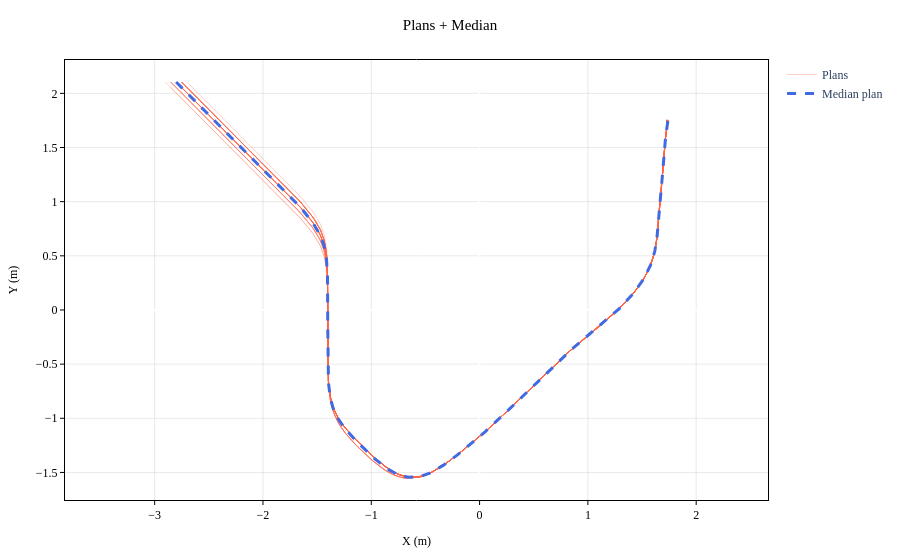

Notebook code for this chart:
### Markdown cell above
**Planos 2 câmeras: todos os planos reamostrados** com mediana calculada ponto a ponto.

### Code cell
fig = go.Figure()

for i, (px, py) in enumerate(p for p in plans_resampled_2cam if p is not None):
    fig.add_trace(go.Scatter(
        x=px, y=py,
        mode='lines', name=f'Plans',
        line=dict(color='tomato', width=1),
        opacity=0.3,
        showlegend=(i == 0)
    ))

fig.add_trace(go.Scatter(
    x=median_plan_x_2cam, y=median_plan_y_2cam,
    mode='lines', name='Median plan',
    line=dict(color='royalblue', dash='dash', width=3)
))

fig.update_layout(
    title='Plans + Median',
    xaxis_title='X (m)', yaxis_title='Y (m)',
    yaxis_scaleanchor='x', hovermode='closest'
)
apply_ieee_style(fig)
save_fig(fig, 'wc_plans_2cam_median.svg')
fig.show()

### Figure 1 — Plotly figure (JSON) as saved in the notebook; plotly's stock layout.template omitted (floating-point values rounded to 4 significant figures; data arrays with more than 128 entries replaced by an {"elided": "..."} marker saying what was removed)
{"data": [{"line": {"color": "tomato", "width": 1}, "mode": "lines", "name": "Plans", "opacity": 0.3, "showlegend": true, "type": "scatter", "x": {"elided": "500 float values"}, "y": {"elided": "500 float values"}}, {"line": {"color": "tomato", "width": 1}, "mode": "lines", "name": "Plans", "opacity": 0.3, "showlegend": false, "type": "scatter", "x": {"elided": "500 float values"}, "y": {"elided": "500 float values"}}, {"line": {"color": "tomato", "width": 1}, "mode": "lines", "name": "Plans", "opacity": 0.3, "showlegend": false, "type": "scatter", "x": {"elided": "500 float values"}, "y": {"elided": "500 float values"}}, {"line": {"color": "tomato", "width": 1}, "mode": "lines", "name": "Plans", "opacity": 0.3, "showlegend": false, "type": "scatter", "x": {"elided": "500 float values"}, "y": {"elided": "500 float values"}}, {"line": {"color": "tomato", "width": 1}, "mode": "lines", "name": "Plans", "opacity": 0.3, "showlegend": false, "type": "scatter", "x": {"elided": "500 float values"}, "y": {"elided": "500 float values"}}, {"line": {"color": "tomato", "width": 1}, "mode": "lines", "name": "Plans", "opacity": 0.3, "showlegend": false, "type": "scatter", "x": {"elided": "500 float values"}, "y": {"elided": "500 float values"}}, {"line": {"color": "tomato", "width": 1}, "mode": "lines", "name": "Plans", "opacity": 0.3, "showlegend": false, "type": "scatter", "x": {"elided": "500 float values"}, "y": {"elided": "500 float values"}}, {"line": {"color": "tomato", "width": 1}, "mode": "lines", "name": "Plans", "opacity": 0.3, "showlegend": false, "type": "scatter", "x": {"elided": "500 float values"}, "y": {"elided": "500 float values"}}, {"line": {"color": "tomato", "width": 1}, "mode": "lines", "name": "Plans", "opacity": 0.3, "showlegend": false, "type": "scatter", "x": {"elided": "500 float values"}, "y": {"elided": "500 float values"}}, {"line": {"color": "tomato", "width": 1}, "mode": "lines", "name": "Plans", "opacity": 0.3, "showlegend": false, "type": "scatter", "x": {"elided": "500 float values"}, "y": {"elided": "500 float values"}}, {"line": {"color": "tomato", "width": 1}, "mode": "lines", "name": "Plans", "opacity": 0.3, "showlegend": false, "type": "scatter", "x": {"elided": "500 float values"}, "y": {"elided": "500 float values"}}, {"line": {"color": "tomato", "width": 1}, "mode": "lines", "name": "Plans", "opacity": 0.3, "showlegend": false, "type": "scatter", "x": {"elided": "500 float values"}, "y": {"elided": "500 float values"}}, {"line": {"color": "tomato", "width": 1}, "mode": "lines", "name": "Plans", "opacity": 0.3, "showlegend": false, "type": "scatter", "x": {"elided": "500 float values"}, "y": {"elided": "500 float values"}}, {"line": {"color": "tomato", "width": 1}, "mode": "lines", "name": "Plans", "opacity": 0.3, "showlegend": false, "type": "scatter", "x": {"elided": "500 float values"}, "y": {"elided": "500 float values"}}, {"line": {"color": "tomato", "width": 1}, "mode": "lines", "name": "Plans", "opacity": 0.3, "showlegend": false, "type": "scatter", "x": {"elided": "500 float values"}, "y": {"elided": "500 float values"}}, {"line": {"color": "tomato", "width": 1}, "mode": "lines", "name": "Plans", "opacity": 0.3, "showlegend": false, "type": "scatter", "x": {"elided": "500 float values"}, "y": {"elided": "500 float values"}}, {"line": {"color": "tomato", "width": 1}, "mode": "lines", "name": "Plans", "opacity": 0.3, "showlegend": false, "type": "scatter", "x": {"elided": "500 float values"}, "y": {"elided": "500 float values"}}, {"line": {"color": "tomato", "width": 1}, "mode": "lines", "name": "Plans", "opacity": 0.3, "showlegend": false, "type": "scatter", "x": {"elided": "500 float values"}, "y": {"elided": "500 float values"}}, {"line": {"color": "tomato", "width": 1}, "mode": "lines", "name": "Plans", "opacity": 0.3, "showlegend": false, "type": "scatter", "x": {"elided": "500 float values"}, "y": {"elided": "500 float values"}}, {"line": {"color": "tomato", "width": 1}, "mode": "lines", "name": "Plans", "opacity": 0.3, "showlegend": false, "type": "scatter", "x": {"elided": "500 float values"}, "y": {"elided": "500 float values"}}, {"line": {"color": "tomato", "width": 1}, "mode": "lines", "name": "Plans", "opacity": 0.3, "showlegend": false, "type": "scatter", "x": {"elided": "500 float values"}, "y": {"elided": "500 float values"}}, {"line": {"color": "tomato", "width": 1}, "mode": "lines", "name": "Plans", "opacity": 0.3, "showlegend": false, "type": "scatter", "x": {"elided": "500 float values"}, "y": {"elided": "500 float values"}}, {"line": {"color": "tomato", "width": 1}, "mode": "lines", "name": "Plans", "opacity": 0.3, "showlegend": false, "type": "scatter", "x": {"elided": "500 float values"}, "y": {"elided": "500 float values"}}, {"line": {"color": "tomato", "width": 1}, "mode": "lines", "name": "Plans", "opacity": 0.3, "showlegend": false, "type": "scatter", "x": {"elided": "500 float values"}, "y": {"elided": "500 float values"}}, {"line": {"color": "tomato", "width": 1}, "mode": "lines", "name": "Plans", "opacity": 0.3, "showlegend": false, "type": "scatter", "x": {"elided": "500 float values"}, "y": {"elided": "500 float values"}}, {"line": {"color": "tomato", "width": 1}, "mode": "lines", "name": "Plans", "opacity": 0.3, "showlegend": false, "type": "scatter", "x": {"elided": "500 float values"}, "y": {"elided": "500 float values"}}, {"line": {"color": "tomato", "width": 1}, "mode": "lines", "name": "Plans", "opacity": 0.3, "showlegend": false, "type": "scatter", "x": {"elided": "500 float values"}, "y": {"elided": "500 float values"}}, {"line": {"color": "tomato", "width": 1}, "mode": "lines", "name": "Plans", "opacity": 0.3, "showlegend": false, "type": "scatter", "x": {"elided": "500 float values"}, "y": {"elided": "500 float values"}}, {"line": {"color": "tomato", "width": 1}, "mode": "lines", "name": "Plans", "opacity": 0.3, "showlegend": false, "type": "scatter", "x": {"elided": "500 float values"}, "y": {"elided": "500 float values"}}, {"line": {"color": "tomato", "width": 1}, "mode": "lines", "name": "Plans", "opacity": 0.3, "showlegend": false, "type": "scatter", "x": {"elided": "500 float values"}, "y": {"elided": "500 float values"}}, {"line": {"color": "royalblue", "dash": "dash", "width": 3}, "mode": "lines", "name": "Median plan", "type": "scatter", "x": {"elided": "500 float values"}, "y": {"elided": "500 float values"}}], "layout": {"hovermode": "closest", "legend": {"font": {"family": "Times New Roman", "size": 12}}, "margin": {"b": 60, "l": 60, "r": 20, "t": 60}, "paper_bgcolor": "white", "plot_bgcolor": "white", "title": {"font": {"color": "black", "family": "Times New Roman", "size": 15}, "text": "Plans + Median", "x": 0.5, "xanchor": "center"}, "xaxis": {"gridcolor": "lightgrey", "gridwidth": 0.5, "linecolor": "black", "linewidth": 1, "mirror": true, "showgrid": true, "showline": true, "tickcolor": "black", "tickfont": {"color": "black", "family": "Times New Roman", "size": 12}, "ticklen": 4, "ticks": "outside", "tickwidth": 1, "title": {"font": {"color": "black", "family": "Times New Roman", "size": 12}, "text": "X (m)"}}, "yaxis": {"gridcolor": "lightgrey", "gridwidth": 0.5, "linecolor": "black", "linewidth": 1, "mirror": true, "scaleanchor": "x", "showgrid": true, "showline": true, "tickcolor": "black", "tickfont": {"color": "black", "family": "Times New Roman", "size": 12}, "ticklen": 4, "ticks": "outside", "tickwidth": 1, "title": {"font": {"color": "black", "family": "Times New Roman", "size": 12}, "text": "Y (m)"}}}}
